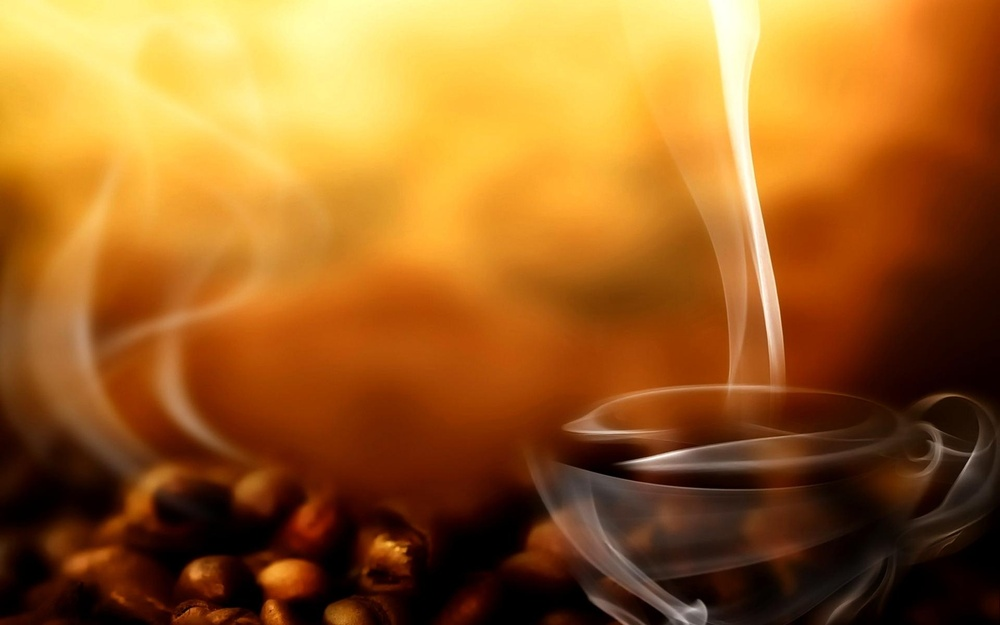
//> input picture Practicas/Practica 1/Jhunior/coffee.jpg, 1000 x 625 px, shrunk from 1920 x 1200 before the run
$ ./ejercicio3_bi_histograma coffee.jpg trumpgreta.jpg   (built with g++ and OpenCV 4)
//> lines starting //> are read from the running program, lines starting //| are printed output that depends on the picture
#include <stdio.h>
#include <opencv2/opencv.hpp>


using namespace cv;

int bi_histogram(char * file){
//> called with file = "coffee.jpg"
    Mat img= imread(file, 1);
//> img is the input picture: 625 rows x 1000 cols, CV_8UC3; mean B, G, R 36, 98.7, 156.1
    imshow("Entrada", img);
    Mat hist;
    int canales[2]= {2, 1};
    int bins[2]= {64, 64};
    float rango[2]= {0, 256};
    const float *rangos[]= {rango, rango};
    calcHist(&img, 1, canales, noArray(), hist, 2, bins, rangos);
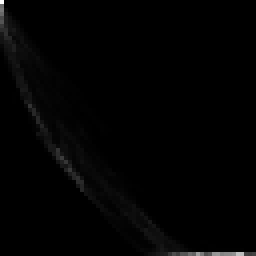
//> hist: 64 rows x 64 cols, CV_32FC1 (shown 4 times larger); min 0, max 14823, mean 152.6; drawn with min black and max white
    Mat pinta(64, 64, CV_8UC1);
    double minval, maxval;
    minMaxLoc(hist, &minval, &maxval);
//> minval = 0; maxval = 14823
    for (int r= 0; r<64; r++)
        for (int g= 0; g<64; g++)
            pinta.at<uchar>(r, g)= 255-255*hist.at<float>(r, g)/maxval;
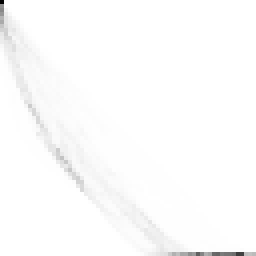
//> pinta: 64 rows x 64 cols, CV_8UC1 (shown 4 times larger); min 0, max 255, mean 252.2
    namedWindow("Histograma R-G", 0);
    imshow("Histograma R-G", pinta);
    waitKey(0);
}


int main(int argc, char** argv ){
    double alpha_add=0.5;
    if ( argc != 3 ){
        printf("usage: DisplayImage.out <Image_Path>\n");
        return -1;
    }
    bi_histogram(argv[1]);
    return 0;
}
